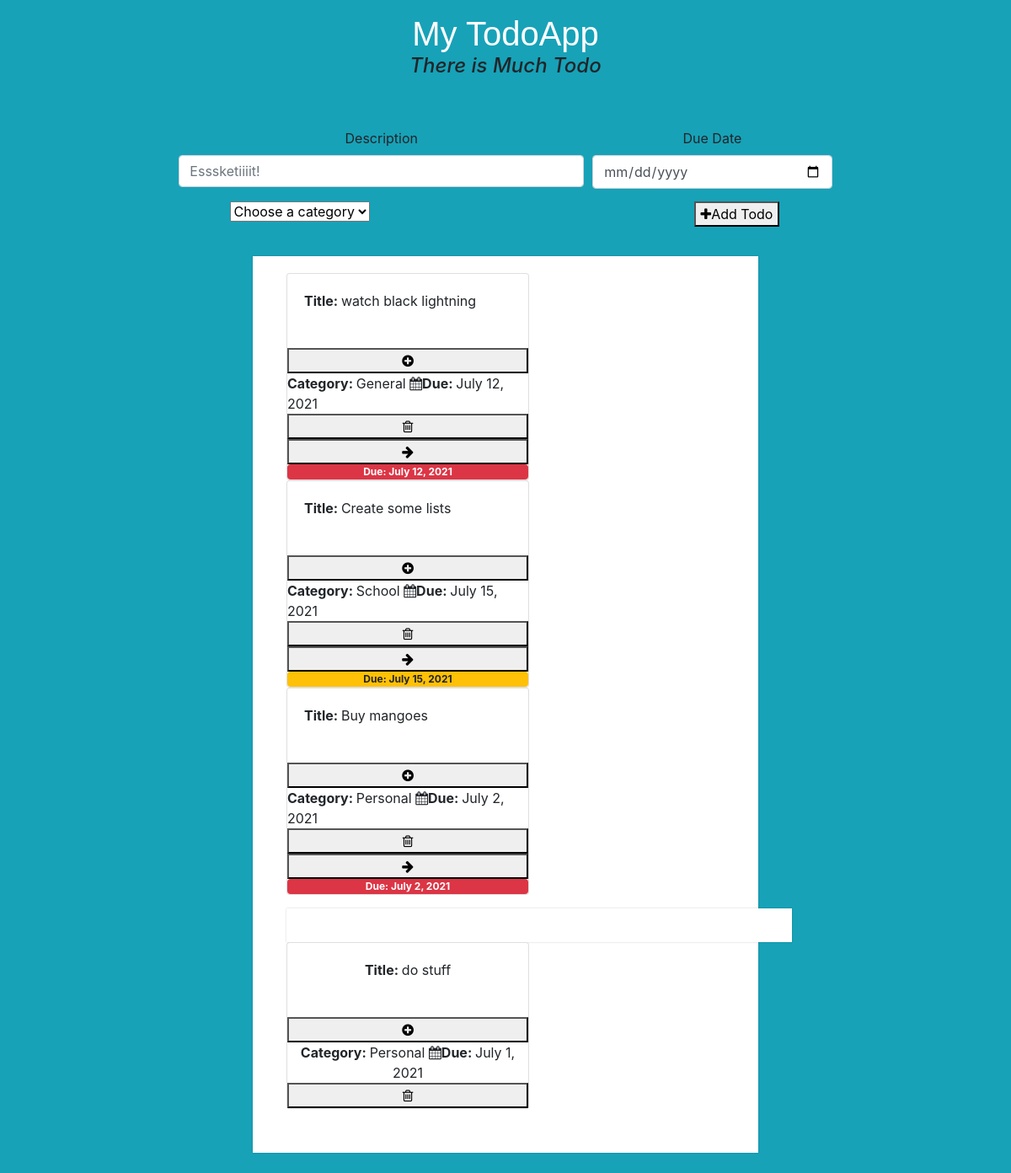
The page / on the database its author committed.
### todolist/models.py (models this page shows, shortened)
class Todo(models.Model): # Todo Class that inherits models.Model
   title = models.CharField(max_length=250) # a varchar
   content = models.TextField(blank=True) # a text field
   created = models.DateField(default=timezone.now().strftime("%Y-%m-%d")) # a date
   due_date = models.DateField(default=timezone.now().strftime("%Y-%m-%d")) # a date
   category = models.ForeignKey(Category, on_delete=models.CASCADE, default="general")
   dueness = models.IntegerField(default=0)
   status = models.TextField(blank=True, default="Not Started")
   class Meta:
       ordering = ["-created"] #ordering by the created field
   def dueness_calculator(self):
        due, now = self.due_date, datetime.date(datetime.now())
        due_days = due - now
        self.dueness = int(due_days.days)
        return self.dueness

class Category(models.Model): # Category Class inherits models.Model
   name = models.CharField(max_length=100) #Like a varchar
   class Meta:
       verbose_name = ("Category")
       verbose_name_plural = ("Categories")
   def __str__(self): # _str_ method will specify what to return when you call str() on am object
       return self.name # string to be shown when calling an instance of the Todo class

### todolist/views.py (the view, shortened to what this page needs)
# urls.py: url(r'^$', index, name="TodoList"),
def index(request): #the index view
    todos = Todo.objects.all() #querying all todos with the object manager
    categories = Category.objects.all() #getting all categories with object manager
    not_started = Todo.objects.filter(status="Not Started")
    in_progress = Todo.objects.filter(status="In Progress")
    completed = Todo.objects.filter(status="Completed")
    for todo in todos:
        todo.dueness_calculator()
        todo.save()
        logger.info(todo)
        logger.info(todo.dueness)
    return render(request, "index.html", {"todos": todos, "categories":categories, "Not_Started": not_started, "In_Progress": in_progress, "Completed": completed})

### todolist/templates/index.html (shortened to what this page needs)
<!DOCTYPE html>
<html>
    <head>
        {% load static %}
        <link rel="stylesheet" href="https://maxcdn.bootstrapcdn.com/bootstrap/4.0.0-beta/css/bootstrap.min.css">
        <link rel="stylesheet" type="text/css" href="https://maxcdn.bootstrapcdn.com/font-awesome/4.7.0/css/font-awesome.min.css">
        <link rel="stylesheet" type="text/css" href="{% static 'style.css' %}">
    </head>
    <body class="container-fluid p-3 mb-2 bg-info">
        <div django-app="todoApp">
            <div>
                <div class="content">
                        <h1 class="text-white">My TodoApp</h1>
                        <h4 class="text-center">
                            <i>There is Much Todo</i>
                        </h4>
                        <br>
                        <form action="" method="post" class="text-center">
                        <form>
                            <div id="inputs" class="align-items-center horizontal-center">
                                <div class="form-row centered-row">
                                    <div class="col-5">
                                        <label for="description">Description</label>
                                        <input class="form-control" type="text" id="description" placeholder="Esssketiiiit!" name="description" required>
                                    </div>
                                    <div class="col-3">
                                        <label for="dueDate">Due Date</label>
                                        <input class="form-control" type="date" id="dueDate" class="todoDate" name="date" required>
                                    </div>
                                </div>
                                <div class="form-row centered-row">
                                    <div class="col">
                                        <select id="category" name="category_select" required>
                                            <option class="disabled" value="">Choose a category</option>
                                        </select>
                                    </div>
                                    <div class="col">
                                        <button id="adding-todo" name="todoAdd" type="submit">
                                        <i class="fa fa-plus icon"></i>Add Todo
                                        </button>
                                    </div>
                                </div>
                            </div>
                        </form>
                    <form>
                        <div class="container">
                            <div class="row">
                                <div class="col-sm">
                                    <ul class="todoList">
                                        {% for status in Not_Started %}
                                            <div class="statusItem card" style="width: 18rem;">
                                                <div class="card-body">
                                                    <span class="card-title" for="{{ status.id }}"><strong>Title: </strong>{{ status.title }}</span>
                                                </div>
                                                <br>
                                            <button id="{{ status.id }}" type="button" class="expandButton">
                                                <i id="{{ status.id }}" class="fa fa-plus-circle" aria-hidden="true"></i>
                                            </button>
                                            <div id="status{{ status.id }}" class="statusSubtitle">
                                                <span><strong>Category: </strong> {{ status.category }}</span>
                                                <span><i class="fa  fa-calendar"></i><strong>Due: </strong> {{ status.due_date }}</span>
                                            </div>
                                            <button name="statusDelete" value="{{ status.id }}" formnovalidate="" type="submit">
                                                <i class="fa fa-trash-o icon"></i>
                                            </button>
                                            <button name="todoUpdate" value="{{ status.id }}" formnovalidate="" type="submit">
                                                <i class="fa fa-arrow-right" aria-hidden="true"></i>
                                            </button>
                                            {% if status.dueness <= 1 %}
                                                <span class="badge badge-danger">Due: {{ status.due_date }}</span>
                                            {% endif %}
                                            {% if status.dueness > 1 and status.dueness <= 7 %}
                                                <span class="badge badge-warning">Due: {{ status.due_date }}</span>
                                            {% endif %}
                                            </div>
                                        {% endfor %}
                                    </ul>
                                </div>
                                <div class="col-sm">
                                    <ul class="todoList">
                                        {% for status in In_Progress %}
                                            <div class="container">
                                            </div>
                                            <div class="todoItem card" style="width: 18rem;">
                                                <div class="card-body">
                                                    <span class="card-title" for="{{ todo.id }}"><strong>Title: </strong>{{ status.title }}</span>
                                                </div>
                                                <br>
                                            <button id="{{ status.id }}" type="button" class="expandButton">
                                                <i id="{{ status.id }}" class="fa fa-plus-circle" aria-hidden="true"></i>
                                            </button>
                                            <div id="status{{ status.id }}" class="statusSubtitle">
                                                <span><strong>Category: </strong> {{ status.category }}</span>
                                                <span><i class="fa  fa-calendar"></i><strong>Due: </strong> {{ status.due_date }}</span>
                                            </div>
                                            <button name="todoDelete" value="{{ todo.id }}" formnovalidate="" type="submit">
                                                <i class="fa fa-trash-o icon"></i>
                                            </button>
                                            </div>
                                        {% endfor %}
                                    </ul>
                                </div>
                                <div class="col-sm">
                                </div>
                            </div>
                        </div>
                    </form>
                </div>
                </div>
        </div>
    </body>
</html>

### todolist/static/style.css (style rules this page uses)
html { font-size: 100%; }
.container { width: 600px; margin: 0 auto; background: #ffffff; padding: 20px 0; -webkit-box-shadow: 0 0 2px rgba(0,0,0,0.2); box-shadow: 0 0 2px rgba(0,0,0,0.2); }
h1 { font-family: 'Rokkitt', sans-serif; color: #fff; text-align: center; font-weight: 400; margin: 0; }
.todoItem { text-align: center; }
#inputs { text-align: center; }
.horizontal-center { justify-content: center; }
.centered-row { justify-content: center; }
.col { margin-top: 15px; }
.text-center { margin-bottom: 35px; }
#category { margin-left: 100px; }
#adding-todo { margin-right: 40px; }

### rows shown on the page
Todo: title "watch black lightning", category "General", due_date "July 12, 2021", {{ status.id }} 4 (drawn)
Todo: title "Create some lists", category "School", due_date "July 15, 2021", {{ status.id }} 1 (drawn)
Todo: title "Buy mangoes", category "Personal", due_date "July 2, 2021", {{ status.id }} 2 (drawn)
Todo: title "do stuff", category "Personal", due_date "July 1, 2021"
